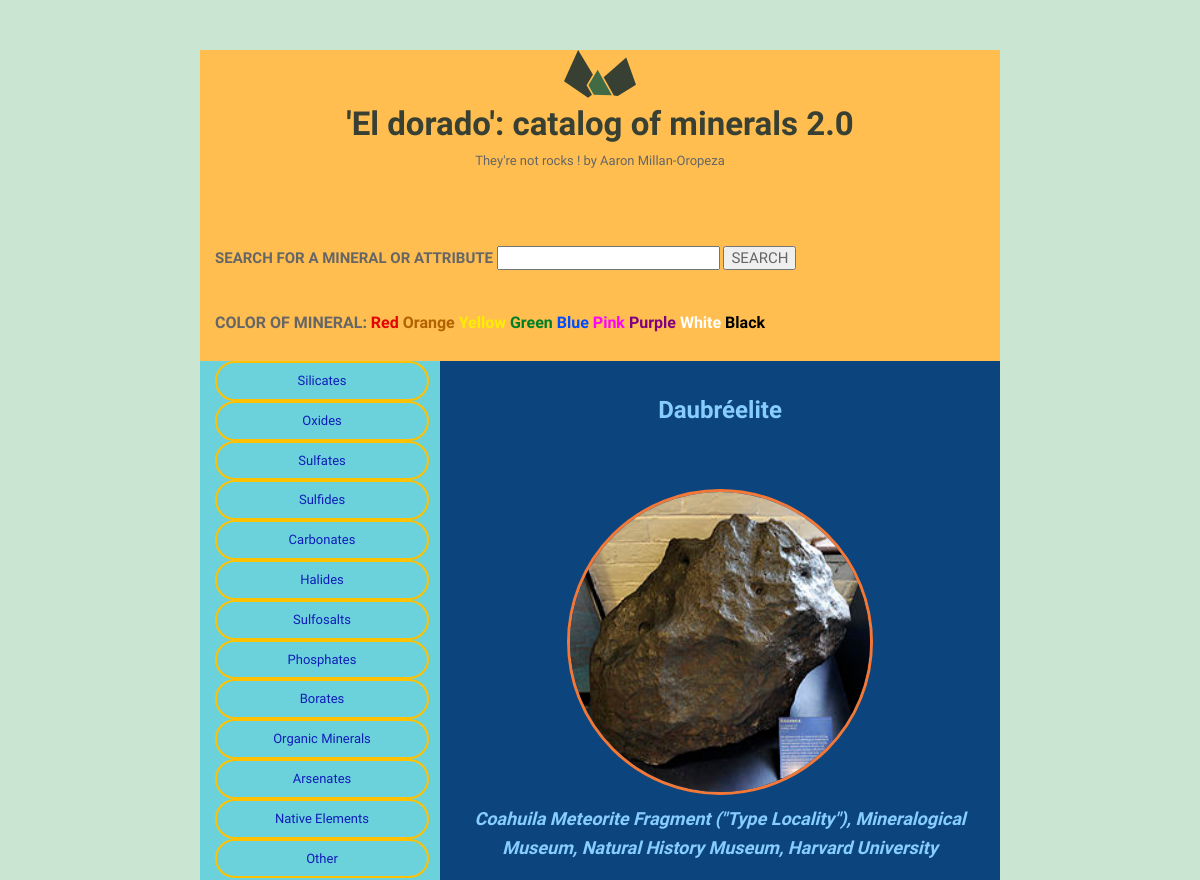
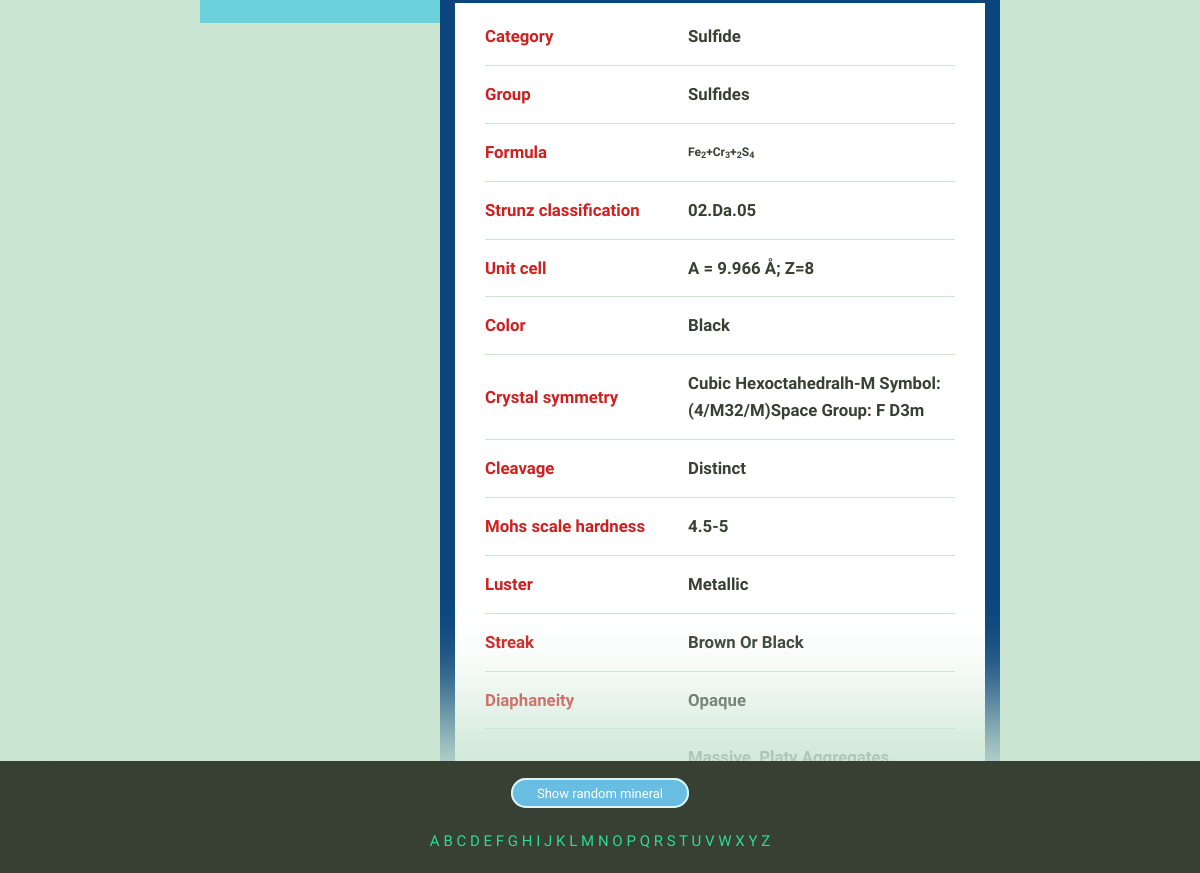
Screenshot of /index/243/ with the database file from the repository (2 pictures, top to bottom).
### minerals/models.py (models this page shows)
class Mineral(models.Model):
    name = models.CharField(max_length=255)
    image_filename = models.FilePathField(path='/img')
    image_caption = models.TextField(null=True, blank=True)
    category = models.TextField(null=True, blank=True)
    formula = models.TextField(null=True, blank=True)
    strunz_classification = models.TextField(null=True, blank=True)
    crystal_system = models.TextField(null=True, blank=True)
    unit_cell = models.TextField(null=True, blank=True)
    color = models.TextField(null=True, blank=True)
    crystal_symmetry = models.TextField(null=True, blank=True)
    cleavage = models.TextField(null=True, blank=True)
    mohs_scale_hardness = models.TextField(null=True, blank=True)
    luster = models.TextField(null=True, blank=True)
    streak = models.TextField(null=True, blank=True)
    diaphaneity = models.TextField(null=True, blank=True)
    optical_properties = models.TextField(null=True, blank=True)
    refractive_index = models.TextField(null=True, blank=True)
    crystal_habit = models.TextField(null=True, blank=True)
    specific_gravity = models.TextField(null=True, blank=True)
    group = models.TextField(null=True, blank=True)

### minerals/views.py (the view)
# urls.py: path('<int:pk>/', views.mineral_details, name ='mineral_details'),
def mineral_details(request, pk):
    mineral = get_object_or_404(Mineral, pk=pk)
    rand_min = Mineral.objects.only('name','pk').order_by('?').first()
    groups
    colors
    return render(request,'mineral_details.html',
        {'mineral':mineral,'rand_min':rand_min,'groups':groups,
         'colors':colors,}
    )

### minerals/templates/minerals/mineral_details.html (shortened to what this page needs)
{% extends 'layout.html' %}
{% load static from staticfiles %}
{% block extrahead %}
<link rel="stylesheet" href='{% static "css/mineral.css" %}'>
{% endblock %}
{% block content %}
<div class="mineral__container">
  <h1 class="mineral__name">{{ mineral.name|title }} </h1>
  <div class="mineral__image-bg">
    <img class="mineral__image" src="{% static mineral.image_filename %}">
      <p class="mineral__caption">{{ mineral.image_caption|title }}</p>
  </div>
  <div class="mineral__table-container">
    <table class="mineral__table">
      <tr>
        <td class="mineral__category">Category</td>
        <td>{{ mineral.category|title }}</td>
      </tr>
      <tr>
        <td class="mineral__category">Group</td>
        <td>{{ mineral.group|title }}</td>
      </tr>
      <tr>
        <td class="mineral__category">Formula</td>
        <td class="mineral__formula">{{ mineral.formula|safe }}</td>
      </tr>
      {% if mineral.strunz_classification != NULL %}
        <tr>
          <td class="mineral__category">Strunz classification</td>
          <td>{{ mineral.strunz_classification|title }}</td>
        </tr>
      {% endif %}
      {% if mineral.unit_cell != NULL %}
        <tr>
          <td class="mineral__category">Unit cell</td>
          <td>{{ mineral.unit_cell|title }}</td>
        </tr>
      {% endif %}
      {% if mineral.color != NULL %}
        <tr>
          <td class="mineral__category">Color</td>
          <td>{{ mineral.color|title }}</td>
        </tr>
      {% endif %}
      {% if mineral.crystal_symmetry != NULL %}
        <tr>
          <td class="mineral__category">Crystal symmetry</td>
          <td>{{ mineral.crystal_symmetry|title }}</td>
        </tr>
      {% endif %}
      {% if mineral.cleavage != NULL %}
        <tr>
          <td class="mineral__category">Cleavage</td>
          <td>{{ mineral.cleavage|title }}</td>
        </tr>
      {% endif %}
      {% if mineral.mohs_scale_hardness != NULL %}
        <tr>
          <td class="mineral__category">Mohs scale hardness</td>
          <td>{{ mineral.mohs_scale_hardness|title }}</td>
        </tr>
      {% endif %}
      {% if mineral.luster != NULL %}
        <tr>
          <td class="mineral__category">Luster</td>
          <td>{{ mineral.luster|title }}</td>
        </tr>
      {% endif %}
      {% if mineral.streak != NULL %}
        <tr>
          <td class="mineral__category">Streak</td>
          <td>{{ mineral.streak|title }}</td>
        </tr>
      {% endif %}
      {% if mineral.diaphaneity != NULL %}
        <tr>
          <td class="mineral__category">Diaphaneity</td>
          <td>{{ mineral.diaphaneity|title }}</td>
        </tr>
      {% endif %}
      {% if mineral.crystal_habit != NULL %}
        <tr>
          <td class="mineral__category">Crystal habit</td>
          <td>{{ mineral.crystal_habit|title }}</td>
        </tr>
      {% endif %}
    </table>
  </div>
</div>
{% endblock %}

### static/css/global.css (style rules this page uses)
html { font-family: sans-serif; -ms-text-size-adjust: 100%; -webkit-text-size-adjust: 100%; }
body { margin: 0; }
h1 { font-size: 2em; margin: 0.67em 0; }
sub { font-size: 75%; line-height: 0; position: relative; vertical-align: baseline; bottom: -0.25em; }
img { border: 0; }
table { border-collapse: collapse; border-spacing: 0; }
td, th { padding: 0; }
html { font-size: 62.5%; }
body { background-color: #CAE5D2; font-size: 1.5em; line-height: 1.6; font-weight: 400; font-family: "Cousine"; color: #666; }
h1, h2, h3, h4, h5, h6 { margin-top: 0; margin-bottom: 2rem; font-weight: bold; font-family: "Work Sans", sans-serif; color: #384033; }
h1 { font-size: 3.8rem; }
@media (min-width: 550px) { h1 { font-size: 3.8rem; } }
p { margin-top: 0; font-size: 1.6rem; }
th, td { padding: 15px; text-align: left; border-bottom: 1px solid #e1e1e1; }
th:first-child, td:first-child { padding-left: 0; }
th:last-child, td:last-child { padding-right: 0; }
table, p, ul { margin-bottom: 2.5rem; }
.mineral__container { background-color: #fff; border-radius: 6px; list-style: none; padding: 0; text-align: center; }
.mineral__name { display: block; width: 100%; margin: 0; font-size: 24px; padding: 30px 0 30px 0; }
.mineral__image { display: block; margin: 0 auto; border: solid 2px #CAE5D2; }
.mineral__image-bg { background-color: #ecfaf8; padding: 20px 0; }
.mineral__caption { font-size: 12px; font-style: italic; padding: 10px 0 0 0; margin: 0; }
.mineral__table { font-size: 14px; color: #384033; }
.mineral__table td { border-color: #CAE5D2; }
.mineral__table tr:last-of-type td { border-bottom: none; padding-bottom: 0; }
.mineral__table-container { padding: 5px 30px 0; }
.mineral__category { font-weight: bold; width: 40%; }
.mineral__formula { font-size: 12px; }

### static/css/mineral.css (style rules this page uses)
h1 { font-size: 2.2em; }
td { font-size: 1.2em; font-weight: bold; }
.mineral__caption { font-size: 1.2em; font-weight: bold; color: #87ceff; }
.mineral__category { color: #ce2020; font-weight: bold; }
.mineral__container { background-color: #0c457d; }
.mineral__image-bg { background-color: #0c457d; }
.mineral__image { margin-top: 10px; width: 300px; height:300px; border-radius: 50%; border: 3px solid #f37736; }
.mineral__name { color: #87ceff; }
.mineral__table-container { background-color: #FFFFFF; }

### rows the page displays
Mineral: name "Daubréelite", image_filename (picture), image_caption "Coahuila Meteorite Fragment (\"Type Locality\"), Mineralogical Museum, Natural History Museum, Harvard University", category "Sulfide", group "Sulfides", formula "Fe 2 +Cr 3 + 2 S 4", strunz_classification "02.Da.05", unit_cell "A = 9.966 Å; Z=8", color "Black", crystal_symmetry "Cubic Hexoctahedralh-M Symbol: (4/M32/M)Space Group: F D3m", cleavage "Distinct", mohs_scale_hardness "4.5-5", luster "Metallic", streak "Brown Or Black", diaphaneity "Opaque", crystal_habit "Massive, Platy Aggregates,…"

### other values shown
{{ current_color }} "Red"
{{ current_color }} "Orange"
{{ current_color }} "Green"
{{ current_color }} "Blue"
{{ current_color }} "Pink"
{{ current_color }} "Purple"
{{ current_color }} "White"
{{ current_color }} "Black"
{{ item }} "Silicates" "Oxides" "Sulfates" "Sulfides" "Carbonates" "Halides" "Sulfosalts" "Phosphates" "Borates" "Organic Minerals" "Arsenates" "Native Elements" "Other"
{{ initial }} "A" "B" "C" "D" "E" "F" "G" "H" "I" "J" "K" "L" "M" "N" "O" "P" "Q" "R" "S" "T" "U" "V" "W" "X" "Y" "Z"
